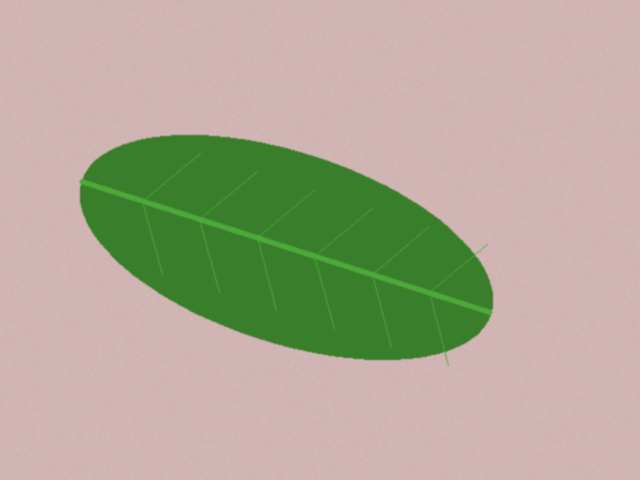
#> input picture data/sintetis/bersih/teh_001.png, 640 x 480 px
$ python -i praproses.py   (imports and definitions only)
#> lines starting #> are read from the running program, lines starting #| are printed output that depends on the picture
#> further down, picture is the input picture: shape (480, 640, 3); mean B, G, R 150.9, 169.5, 176.8

import cv2
import numpy as np

PARAM_BAWAAN = {
    "lebar": 640,
    "gamma": 1.0,
    "clahe_clip": 2.0,
    "clahe_tile": 8,
    "penapis": "median",
    "kernel": 3,
    "sigma": 1.0,
    "tajam_k": 0.0
}

def koreksi_gamma(img, gamma=1.0):
    gamma = max(float(gamma), 0.01)
    tabel = np.array([
        ((i / 255.0) ** (1.0 / gamma)) * 255
        for i in range(256)
    ]).clip(0, 255).astype(np.uint8)

    return cv2.LUT(img, tabel)

def praproses(img, parameter=None):
    p = PARAM_BAWAAN.copy()

    if parameter is not None:
        p.update(parameter)

    if img is None:
        raise ValueError("Citra tidak boleh kosong.")

    # 1. Resize dengan mempertahankan rasio
    tinggi, lebar = img.shape[:2]
#> tinggi = 480; lebar = 640
    lebar_baru = int(p["lebar"])
    tinggi_baru = max(1, round(tinggi * lebar_baru / lebar))
#> tinggi_baru = 480

    hasil = cv2.resize(
        img,
        (lebar_baru, tinggi_baru),
        interpolation=cv2.INTER_AREA
    )

    # 2. Koreksi gamma
    hasil = koreksi_gamma(hasil, p["gamma"])

    # 3. CLAHE pada kanal V di ruang warna HSV
    hsv = cv2.cvtColor(hasil, cv2.COLOR_BGR2HSV)
#> hsv: shape (480, 640, 3); mean H, S, V 43.8, 63.5, 191.5
    h, s, v = cv2.split(hsv)
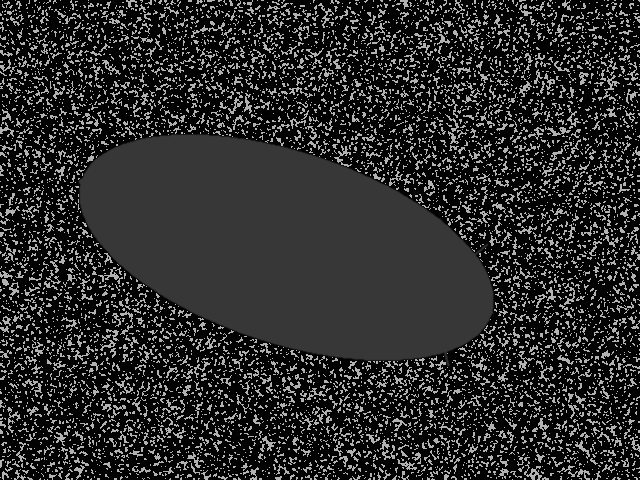
#> h: shape (480, 640); min 0, max 179, mean 43.8
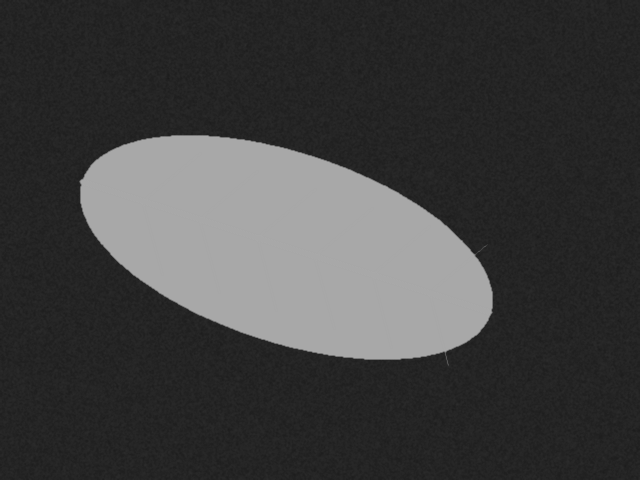
#> s: shape (480, 640); min 27, max 169, mean 63.5
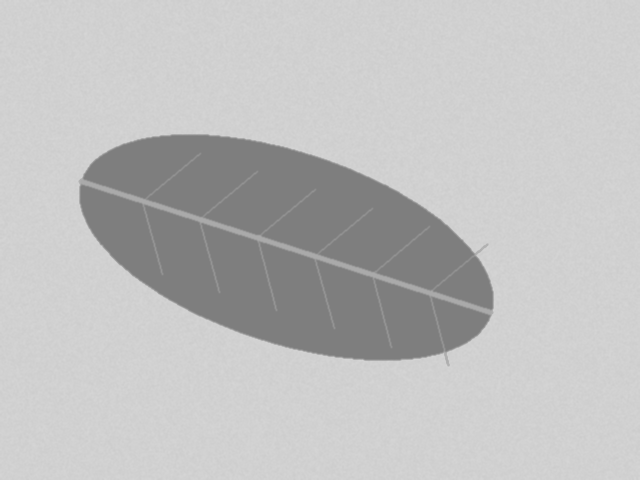
#> v: shape (480, 640); min 126, max 214, mean 191.5

    clahe = cv2.createCLAHE(
        clipLimit=float(p["clahe_clip"]),
        tileGridSize=(
            int(p["clahe_tile"]),
            int(p["clahe_tile"])
        )
    )

    v = clahe.apply(v)
    hsv = cv2.merge([h, s, v])
#> hsv: shape (480, 640, 3); mean H, S, V 43.8, 63.5, 188
    hasil = cv2.cvtColor(hsv, cv2.COLOR_HSV2BGR)

    # 4. Denoising
    penapis = p["penapis"].lower()
    kernel = int(p["kernel"])

    if kernel > 1 and kernel % 2 == 0:
        raise ValueError("Kernel harus ganjil.")

    if penapis == "median":
        if kernel > 1:
            hasil = cv2.medianBlur(hasil, kernel)

    elif penapis == "gaussian":
        hasil = cv2.GaussianBlur(
            hasil,
            (kernel, kernel),
            float(p["sigma"])
        )

    elif penapis == "bilateral":
        hasil = cv2.bilateralFilter(hasil, 9, 75, 75)

    else:
        raise ValueError("Pilihan penapis tidak dikenal.")

    # 5. Unsharp masking opsional
    tajam_k = float(p["tajam_k"])

    if tajam_k > 0:
        blur = cv2.GaussianBlur(hasil, (0, 0), 1.0)
        hasil = cv2.addWeighted(
            hasil, 1.0 + tajam_k,
            blur, -tajam_k, 0
        )

    return hasil

>>> import cv2
>>> picture = cv2.imread('../data/sintetis/bersih/teh_001.png')
>>> result = praproses(picture)

$ run again, on data/sintetis/bersih/teh_002.png
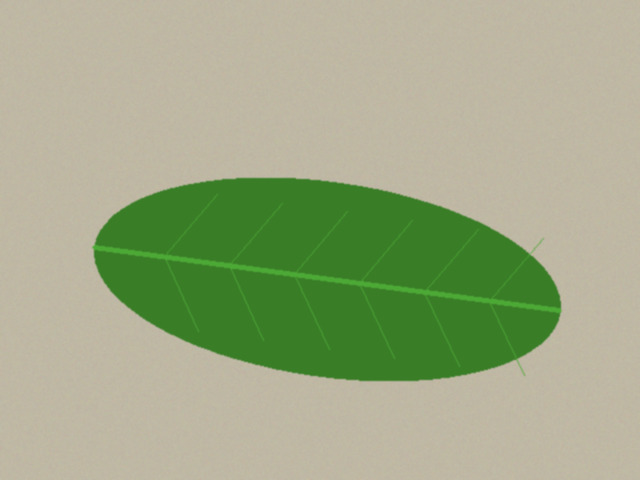
#> input picture data/sintetis/bersih/teh_002.png, 640 x 480 px
#> picture is the input picture: shape (480, 640, 3); mean B, G, R 134.4, 170.2, 159.4
#> in praproses, `h, s, v = cv2.split(hsv)`:
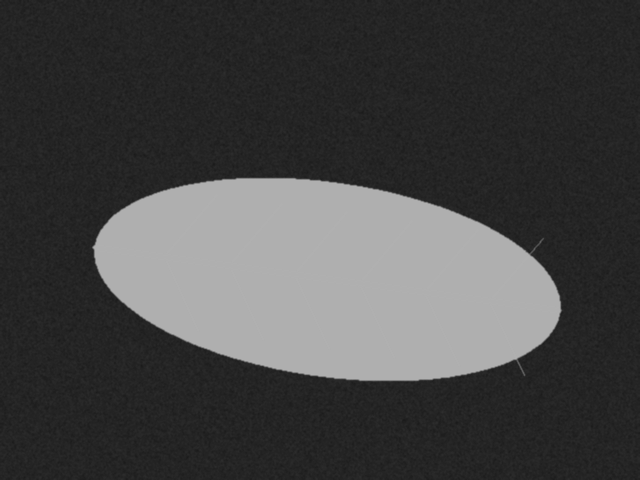
#> s: shape (480, 640); min 26, max 176, mean 68.6
#> in praproses, `h, s, v = cv2.split(hsv)`:
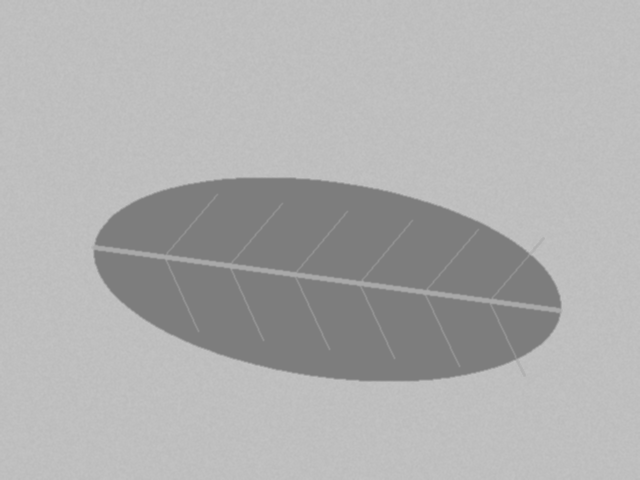
#> v: shape (480, 640); min 125, max 195, mean 175.6

$ run again, on data/sintetis/bersih/teh_003.png
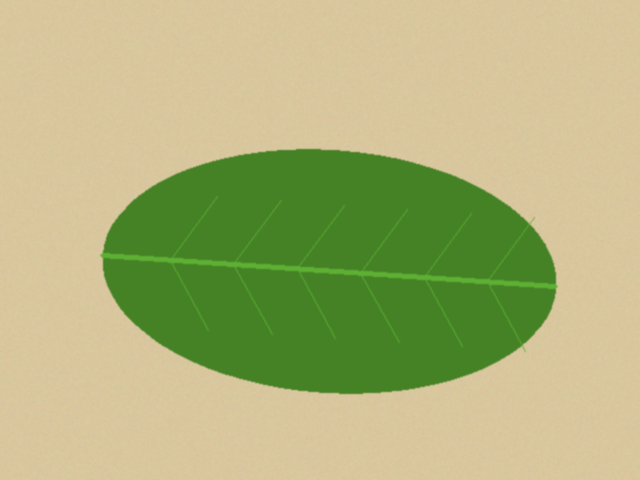
#> input picture data/sintetis/bersih/teh_003.png, 640 x 480 px
#> picture is the input picture: shape (480, 640, 3); mean B, G, R 123.9, 179.6, 175.1
#> in praproses, `h, s, v = cv2.split(hsv)`:
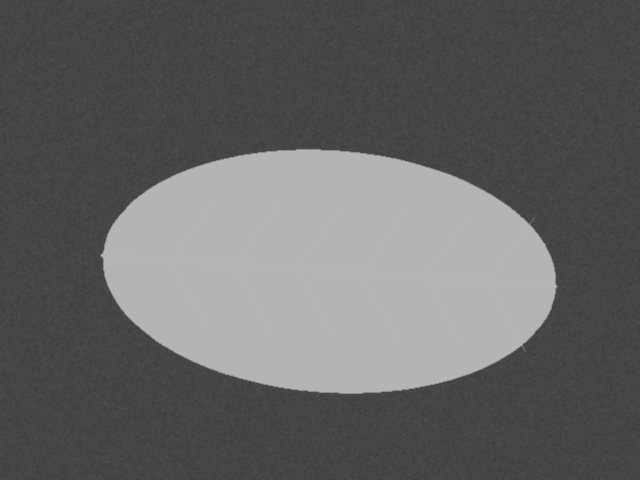
#> s: shape (480, 640); min 62, max 181, mean 100.6
#> in praproses, `h, s, v = cv2.split(hsv)`:
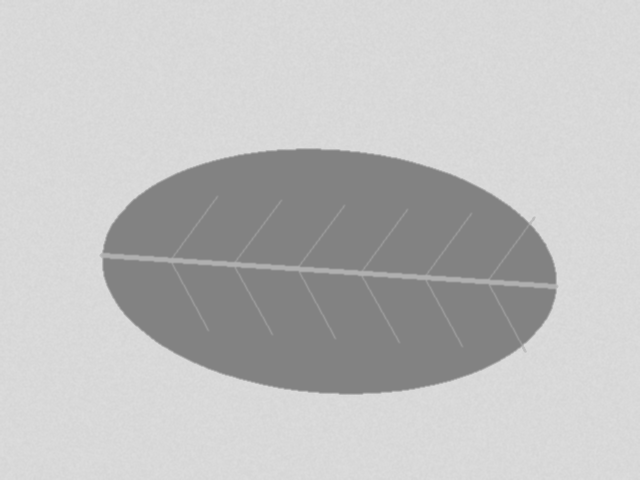
#> v: shape (480, 640); min 130, max 221, mean 192.5

$ run again, on data/sintetis/bersih/teh_004.png
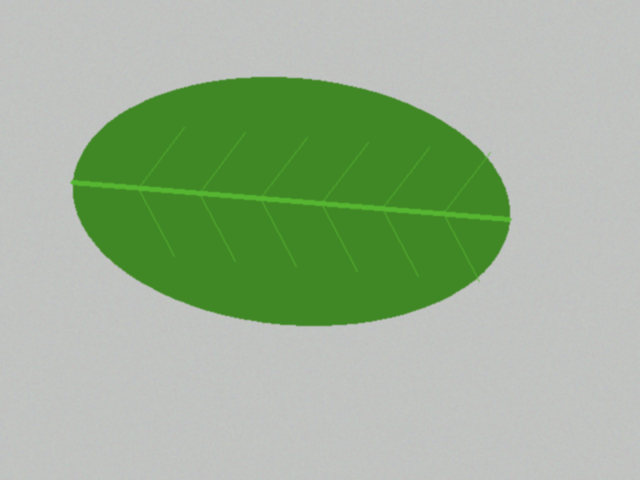
#> input picture data/sintetis/bersih/teh_004.png, 640 x 480 px
#> picture is the input picture: shape (480, 640, 3); mean B, G, R 149.6, 178.5, 157.1
#> in praproses, `h, s, v = cv2.split(hsv)`:
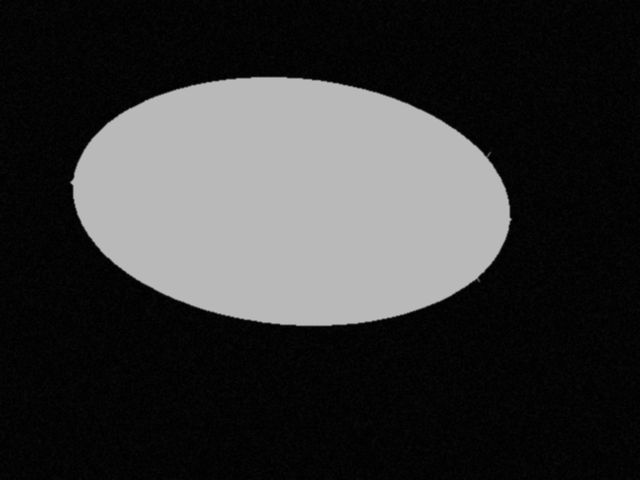
#> s: shape (480, 640); min 0, max 186, mean 54.1
#> in praproses, `h, s, v = cv2.split(hsv)`:
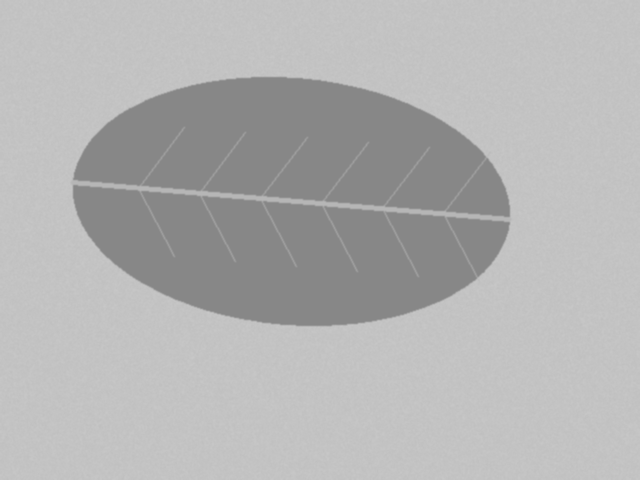
#> v: shape (480, 640); min 135, max 199, mean 178.6
